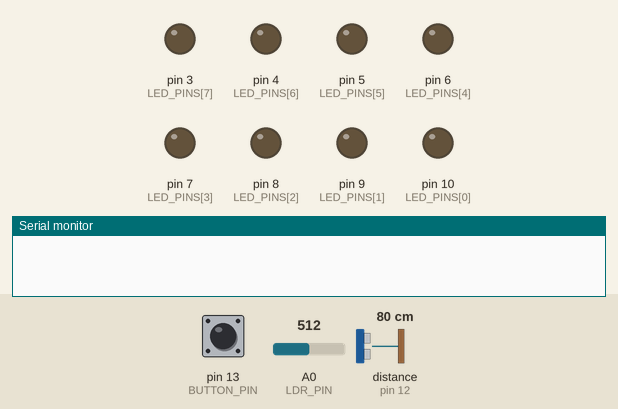
This sketch was run on a simulated Arduino Uno, built with avr-gcc and run on an emulated ATmega328P. Parts: output pins drawn as LEDs (lit = HIGH), the last lines printed to the serial monitor. Dashed ring = blinking. The inputs (shaded band) are chosen by the test bench; at power-on: distance to the obstacle (sensor on pin 12) 80 cm, A0 (LDR_PIN) = 512, pin 13 (BUTTON_PIN) HIGH. The echo pulse lasts 58.3 µs per cm.

Above: at 2.2 s.
2.3 s: distance to the obstacle (sensor on pin 12) set to 6 cm
3.8 s: distance to the obstacle (sensor on pin 12) set to 4 cm
At 4.25 s:
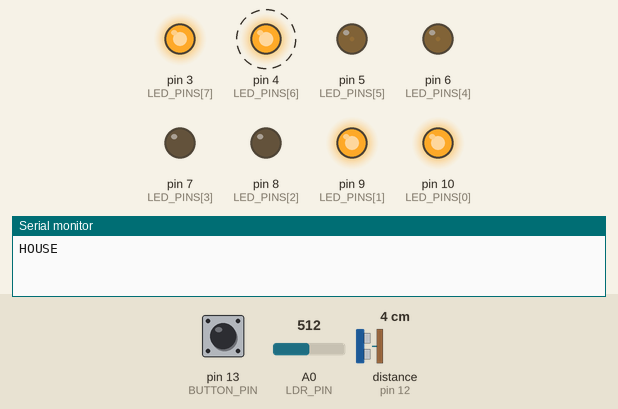
At 5.45 s:
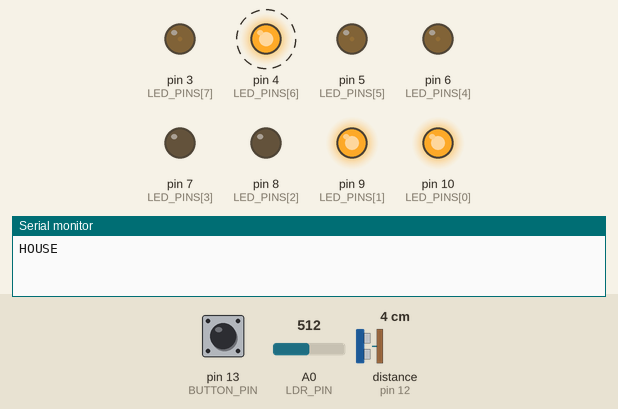
6.8 s: distance to the obstacle (sensor on pin 12) set to 9 cm
At 7.25 s:
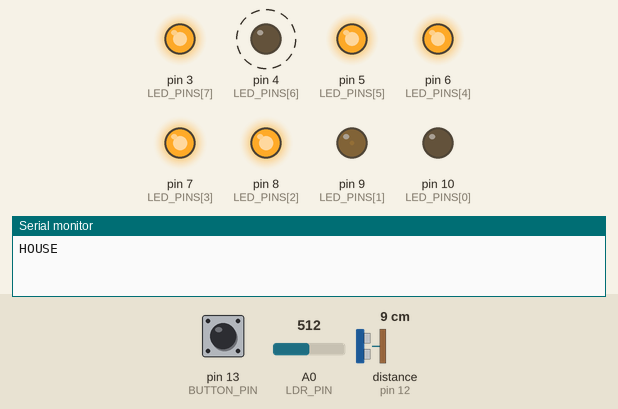
Timing chart, 0 to 8.0 s (numbered marks = the images above; inputs shaded):
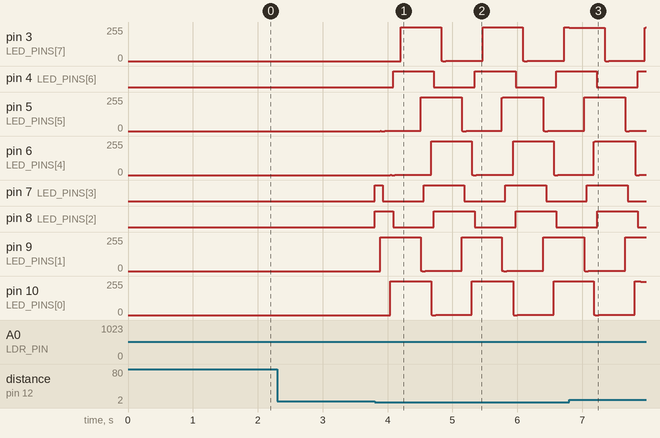

The sketch:

own_a_snoopy.ino
```cpp
#include <NewPing.h>

// === PIN ASSIGNMENTS ===
const uint8_t LDR_PIN      = A0;
const uint8_t BUTTON_PIN   = 13;
const uint8_t TRIG_PIN     = 11;
const uint8_t ECHO_PIN     = 12;
const uint8_t LED_PINS[8]  = {10,9,8,7,6,5,4,3};  // G1,G2,Y1,Y2,R1,R2,B1,B2

// === ULTRASONIC SETUP ===
const unsigned int MAX_DISTANCE = 200; // cm
NewPing sonar(TRIG_PIN, ECHO_PIN, MAX_DISTANCE);

// === STATE MACHINE ===
enum State { IDLE, PET, EAT, HOUSE };
State currentState = IDLE;
unsigned long stateStart   = 0;
unsigned long stateDur     = 0;

// durations (ms)
const unsigned long DUR_PET   = 2000;
const unsigned long DUR_EAT   = 5000;
const unsigned long DUR_HOUSE = 5000;

// === LDR CALIBRATION ===
int minLight = 1023;
int maxLight = 0;
int thresholdLight = 0;

void setup() {
  Serial.begin(115200);

  // inputs
  pinMode(BUTTON_PIN, INPUT_PULLUP);

  // leds
  for (auto p : LED_PINS) pinMode(p, OUTPUT);

  // initial LDR calibration (read 100 samples)
  for (int i = 0; i < 100; i++) {
    int v = analogRead(LDR_PIN);
    minLight = min(minLight, v);
    maxLight = max(maxLight, v);
    delay(10);
  }
  thresholdLight = (minLight + maxLight) / 2;
}

void loop() {
  unsigned long now = millis();

  // If in an animation state, check for finish
  if (currentState != IDLE) {
    if (now - stateStart >= stateDur) {
      goIdle();
    } else {
      // During HOUSE state, pulsate LEDs
      if (currentState == HOUSE) pulsateLEDs(now);
      return;  // wait for animation to finish
    }
  }

  // === IDLE: check new triggers in priority order ===
  // 1) House (ultrasonic sees object very close)
  unsigned int dist = sonar.ping_cm();
  if (dist > 0 && dist < 5) {
    enterState(HOUSE, DUR_HOUSE);
    return;
  }

  // 2) Eating (button press)
  if (digitalRead(BUTTON_PIN) == LOW) {
    enterState(EAT, DUR_EAT);
    return;
  }

  // 3) Petting (sudden dip in brightness)
  int light = analogRead(LDR_PIN);
  // dynamic adjust min/max ambient
  minLight = min(minLight, light);
  maxLight = max(maxLight, light);
  thresholdLight = (minLight + maxLight) / 2;

  if (light < thresholdLight - 50) {  // adjust hysteresis as needed
    enterState(PET, DUR_PET);
    return;
  }

  // still idle
}

void enterState(State s, unsigned long dur) {
  currentState = s;
  stateStart  = millis();
  stateDur    = dur;

  // send command over Serial
  switch (s) {
    case PET:   Serial.println("PET");   break;
    case EAT:   Serial.println("EAT");   break;
    case HOUSE: Serial.println("HOUSE"); break;
    default:    Serial.println("IDLE");  break;
  }

  // if entering HOUSE, start LEDs; else turn them off
  if (s == HOUSE) {
    // nothing here—the pulsateLEDs() in loop() handles it
  } else {
    allLEDsOff();
  }
}

void goIdle() {
  currentState = IDLE;
  Serial.println("IDLE");
  allLEDsOff();
}

void allLEDsOff() {
  for (auto p : LED_PINS) digitalWrite(p, LOW);
}

// simple sine‐wave pulsation on 8 LEDs with phase offsets
void pulsateLEDs(unsigned long t) {
  for (int i = 0; i < 8; i++) {
    // map sine value to 0–255 PWM
    float phase = TWO_PI * i / 8.0;
    float val   = (sin((t / 200.0) + phase) + 1) / 2.0;
    analogWrite(LED_PINS[i], (int)(val * 255));
  }
}
```

Measured:
- the behaviour switches between 5 and 4 cm on distance to the obstacle (sensor on pin 12) (found by bisection; images 0 and 1)
